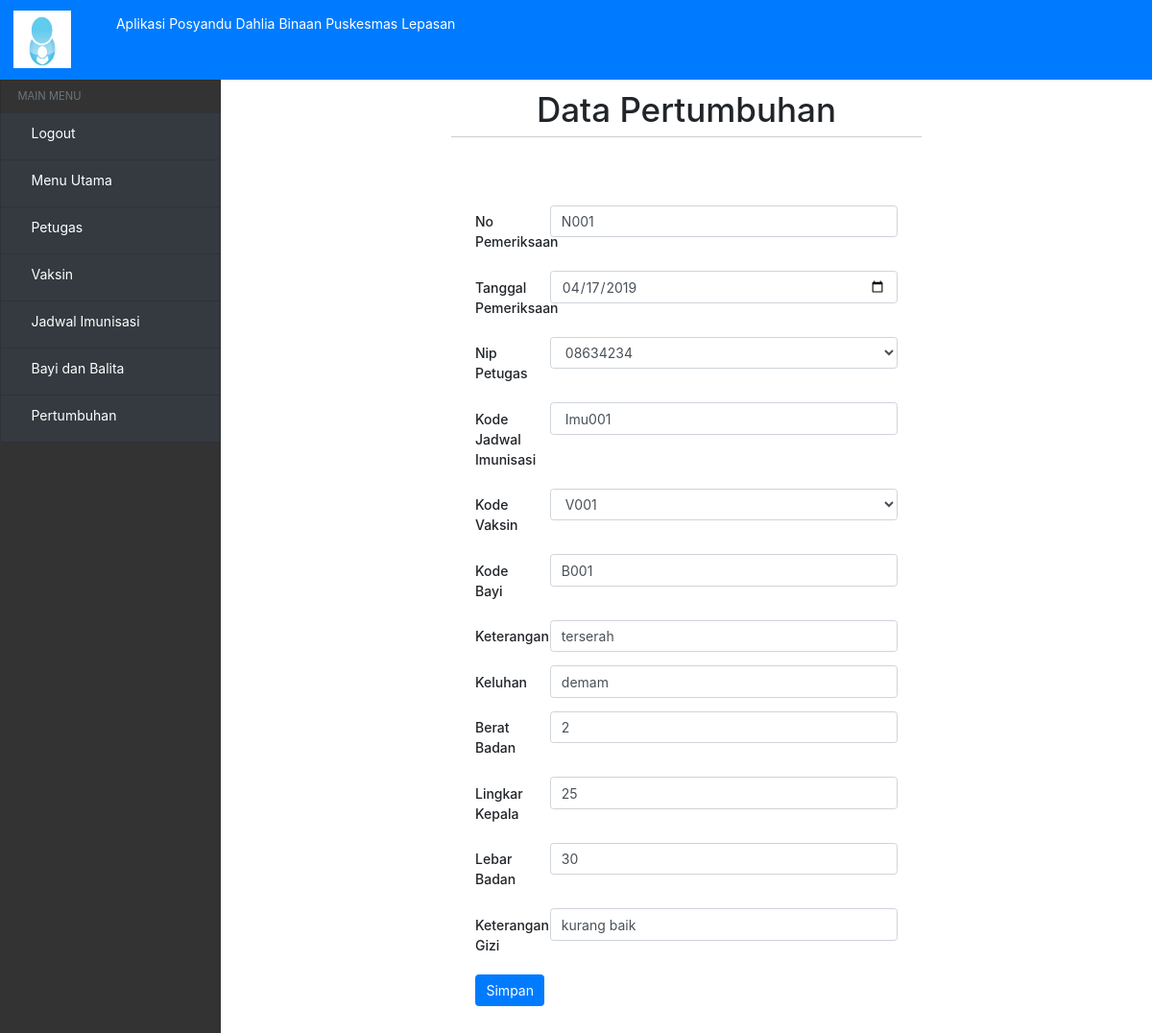
/?view=rubah-pertumbuhan&kode=N001 (signed in), run on an earlier commit of the app's database.
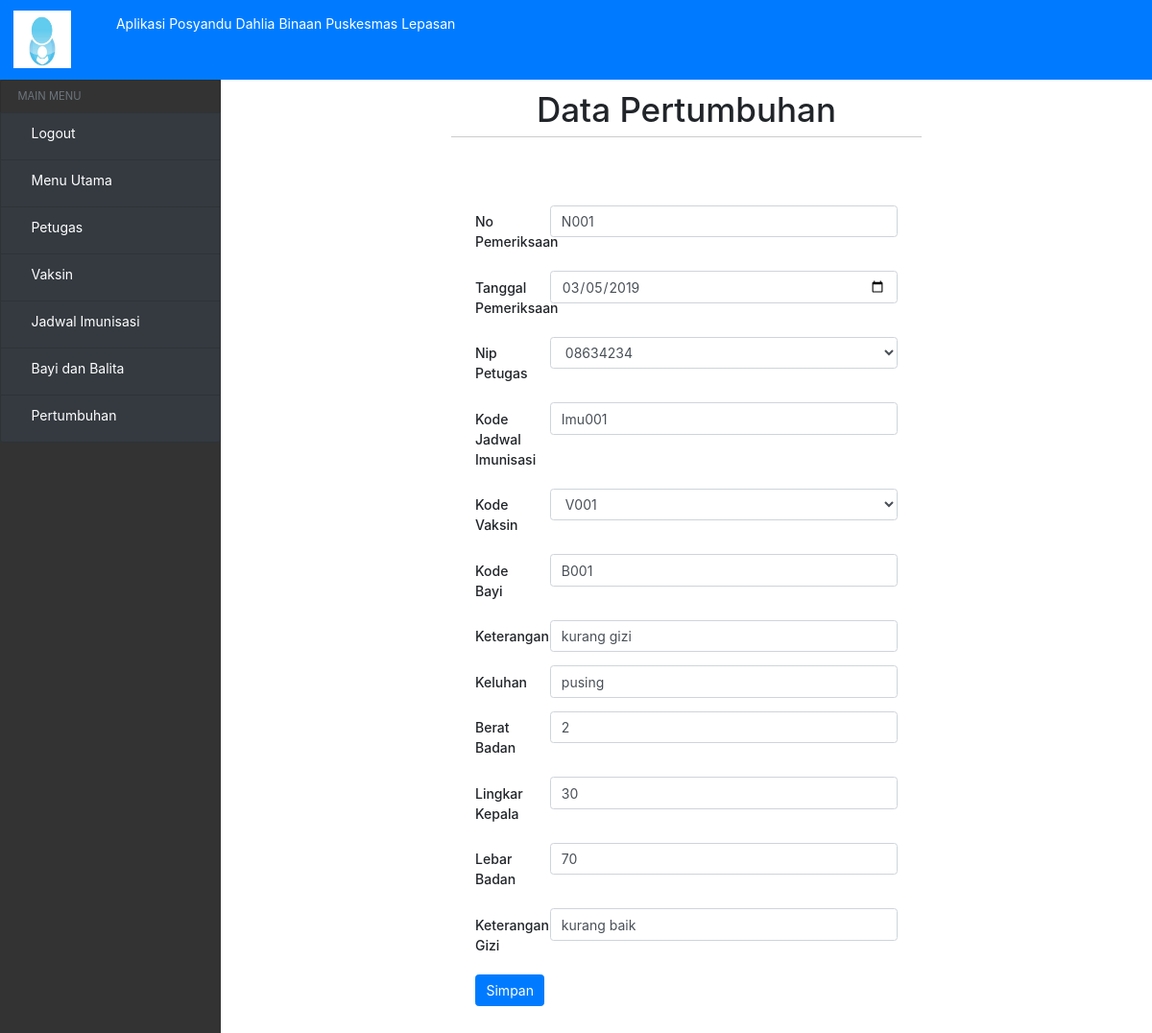
And on a later commit of the database.
### tables this page shows
CREATE TABLE `pertumbuhan_bayi` (
  `No_pemeriksaan` varchar(10) NOT NULL,
  `Tanggal` date NOT NULL,
  `Nip_petugas` varchar(15) NOT NULL,
  `Kode_jadwal` varchar(10) NOT NULL,
  `Kode_vaksin` varchar(10) NOT NULL,
  `Kode_bayi` varchar(10) NOT NULL,
  `umur_bayi` int(10) NOT NULL,
  `Keterangan` varchar(200) NOT NULL,
  `Keluhan` varchar(200) NOT NULL,
  `Berat_badan` int(10) NOT NULL,
  `Lingkar_kepala` int(20) NOT NULL,
  `Lebar_badan` int(20) NOT NULL,
  `Keterangan_gizi` varchar(50) NOT NULL
);

### config/config.php (called while the page is built, shortened)
<?php
function base_url($url = null ) {
	$base_url = "http://localhost/aplikasi_perpustakaan/";
	if ($url != null ) {
		return $base_url."/".$url;
	} else  {
			return $base_url;
	}
}

### models/admin.php (called while the page is built, shortened)
<?php
class Admin
{
  private $mysqli;
  function __construct($mysqli)
  {
    $this->mysqli = $mysqli;
  }
  public function showPetugas(){
    $db = $this->mysqli->conn;
    $sql = "SELECT * FROM petugas";
    $query = $db->query($sql);
    return $query;
  }
public function showVaksin(){
  $db = $this->mysqli->conn;
  $sql = "SELECT * FROM vaksin";
  $query = $db->query($sql);
  return $query;
}
public function rubahPertumbuhan($id)
 {
   $db = $this->mysqli->conn;
   $query = $db->query("SELECT * FROM pertumbuhan_bayi WHERE No_pemeriksaan = '$id' ") or die ($db->error);
   return $query;
 }
}
?>

### view/pertumbuhan-bayi/rubah-pertumbuhan.php (the view, shortened to what this page needs)
<?php if (@$_SESSION['user']) { ?>
<?php
$id = $_GET['kode'];
$data = $objAdmin->rubahPertumbuhan($id);
$a = $data->fetch_object();
 ?>
 <div class="header-hal">
   <h1>Data Pertumbuhan</h1>
     <hr>
 </div>
 <div class="form">
     <form method="post" action="">
       <div class="form-group row">
         <label for="staticEmail" class="col-sm-2 col-form-label" >No Pemeriksaan</label>
         <div class="col-sm-10">
             <input class="form-control" type="text" placeholder="No Pemeriksaan" name="no_pemeriksaan" value="<?= $a->No_pemeriksaan ?>">
         </div>
       </div>
       <div class="form-group row">
           <label for="staticEmail" class="col-sm-2 col-form-label" >Tanggal Pemeriksaan</label>
           <div class="col-sm-10">
               <input class="form-control" type="date" name="tgl_pemeriksaan" value="<?= $a->Tanggal ?>">
           </div>
       </div>
       <div class="form-group row">
           <label for="staticEmail" class="col-sm-2 col-form-label" >Nip Petugas</label>
           <div class="col-sm-10">
               <select class="form-control" id="exampleFormControlSelect1" name="nip_petugas" >
                 <?php
                $data = $objAdmin->showPetugas();
                while ($b = $data->fetch_object()) {
                    ?>
                <option value="<?= $a->Nip_petugas ?>"><?= $a->Nip_petugas ?></option>
                 <?php
                 }
                 ?>
               </select>
           </div>
       </div>
       <div class="form-group row">
           <label for="staticEmail" class="col-sm-2 col-form-label" >Kode Jadwal Imunisasi</label>
           <div class="col-sm-10">
               <input class="form-control" type="text" placeholder="Kode Jadwal Imunisasi" name="kode_jadwal" value="<?= $a->Kode_jadwal ?>">
           </div>
       </div>
       <div class="form-group row">
           <label for="staticEmail" class="col-sm-2 col-form-label" >Kode Vaksin</label>
           <div class="col-sm-10">
               <select class="form-control" id="exampleFormControlSelect1" name="kode_vaksin" >
                 <?php
                $data = $objAdmin->showVaksin();
                while ($b = $data->fetch_object()) {
                    ?>
                <option value="<?= $a->Kode_vaksin; ?>"><?= $a->Kode_vaksin; ?></option>
                 <?php
                 }
                 ?>
               </select>
           </div>
       </div>
       <div class="form-group row">
           <label for="staticEmail" class="col-sm-2 col-form-label" >Kode Bayi</label>
           <div class="col-sm-10">
               <input class="form-control" type="text" placeholder="Kode Bayi" name="kode_bayi" value="<?= $a->Kode_bayi; ?>">
           </div>
       </div>
       <div class="form-group row">
           <label for="staticEmail" class="col-sm-2 col-form-label" >Keterangan</label>
           <div class="col-sm-10">
               <input class="form-control" type="text" placeholder="Keterangan" name="keterangan" value="<?= $a->Keterangan; ?>">
           </div>
       </div>
       <div class="form-group row">
           <label for="staticEmail" class="col-sm-2 col-form-label" >Keluhan</label>
           <div class="col-sm-10">
               <input class="form-control" type="text" placeholder="Keluhan" name="keluhan" value="<?= $a->Keluhan; ?>">
           </div>
       </div>
       <div class="form-group row">
           <label for="staticEmail" class="col-sm-2 col-form-label" >Berat Badan</label>
           <div class="col-sm-10">
               <input class="form-control" type="text" placeholder="Berat Badan" name="berat_badan" value="<?= $a->Berat_badan; ?>">
           </div>
       </div>
       <div class="form-group row">
           <label for="staticEmail" class="col-sm-2 col-form-label" >Lingkar Kepala</label>
           <div class="col-sm-10">
               <input class="form-control" type="text" placeholder="Lingkar Kepala" name="lingkar_kepala" value="<?= $a->Lingkar_kepala; ?>">
           </div>
       </div>
       <div class="form-group row">
           <label for="staticEmail" class="col-sm-2 col-form-label" >Lebar Badan</label>
           <div class="col-sm-10">
               <input class="form-control" type="text" placeholder="Lebar Badan" name="lebar_badan" value="<?= $a->Lebar_badan; ?>" >
           </div>
       </div>
       <div class="form-group row">
           <label for="staticEmail" class="col-sm-2 col-form-label" >Keterangan Gizi</label>
           <div class="col-sm-10">
               <input class="form-control" type="text" placeholder="Keterangan Gizi" name="keterangan_gizi" value="<?= $a->Keterangan_gizi; ?>" >
           </div>
       </div>
       <button type="submit" class="btn btn-primary" name="rubahPertumbuhan">Simpan</button>
     </form>
 </div>
<?php } ?>

### index.php (shortened to what this page needs)
<?php
require_once 'config/config.php';
include('models/admin.php');
?>
<html lang="en" dir="ltr">
  <head>
    <link rel="stylesheet" href="<?=base_url();?>assets/css/bootstrap.min.css">
    <link rel="stylesheet" href="<?=base_url();?>assets/css/home.css">
    <link rel="stylesheet" type="text/css" href="<?php echo base_url(); ?>assets/DataTables/datatables.min.css"/>
  </head>
  <body>
    <nav class="navbar navbar-expand-md navbar-dark bg-primary">
      <a class="navbar-brand" href="#">
        <img src="assets/image/posyandu.jpg" width="60" height="60" class="d-inline-block align-top" alt="">
        <span class="menu-collapsed ml-5">Aplikasi Posyandu Dahlia Binaan Puskesmas Lepasan</span>
      </a>
    </nav>
    <div class="row" id="body-row">
        <div id="sidebar-container" class="sidebar-expanded d-none d-md-block">
            <ul class="list-group">
                <li class="list-group-item sidebar-separator-title text-muted d-flex align-items-center menu-collapsed">
                    <small>MAIN MENU</small>
                </li>
                  <?php if (@$_SESSION['user']) { ?>
                    <a href="?view=logout-admin" aria-expanded="false" class="bg-dark list-group-item list-group-item-action flex-column align-items-start">
                      <div class="d-flex w-100 justify-content-start align-items-center">
                        <span class="menu-collapsed">Logout</span>
                      </div>
                    </a>
                  <?php } ?>
                <a href="?view=home" aria-expanded="false" class="bg-dark list-group-item list-group-item-action flex-column align-items-start">
                    <div class="d-flex w-100 justify-content-start align-items-center">
                        <span class="menu-collapsed">Menu Utama</span>
                    </div>
                </a>
                <?php if (@$_SESSION['user']) { ?>
                <?php if (@$_SESSION['hak_akses'] == 0) { ?>
                <a href="?view=petugas"  aria-expanded="false" class="bg-dark list-group-item list-group-item-action flex-column align-items-start">
                    <div class="d-flex w-100 justify-content-start align-items-center">
                        <span class="menu-collapsed">Petugas</span>
                    </div>
                </a>
                <?php } ?>
                <a href="?view=vaksin"  aria-expanded="false" class="bg-dark list-group-item list-group-item-action flex-column align-items-start">
                    <div class="d-flex w-100 justify-content-start align-items-center">
                        <span class="menu-collapsed">Vaksin</span>
                    </div>
                </a>
                <a href="?view=jadwal-imunisasi"  aria-expanded="false" class="bg-dark list-group-item list-group-item-action flex-column align-items-start">
                    <div class="d-flex w-100 justify-content-start align-items-center">
                        <span class="menu-collapsed">Jadwal Imunisasi</span>
                    </div>
                </a>
                <a href="?view=bayi" aria-expanded="false" class="bg-dark list-group-item list-group-item-action flex-column align-items-start">
                    <div class="d-flex w-100 justify-content-start align-items-center">
                        <span class="menu-collapsed">Bayi dan Balita</span>
                    </div>
                </a>
                <a href="?view=pertumbuhan" aria-expanded="false" class="bg-dark list-group-item list-group-item-action flex-column align-items-start">
                    <div class="d-flex w-100 justify-content-start align-items-center">
                        <span class="menu-collapsed">Pertumbuhan</span>
                    </div>
                </a>
              <?php } ?>
            </ul>
        </div>
        <div class="col">
            <h1>
                <?php include('page/page.php'); ?>
            </h1>
        </div>
    </div>
</body>
</html>

### page/page.php (shortened to what this page needs)
<?php
if (@$_GET['view'] == '' || @$_GET['view'] == 'home')
{
    include 'view/home.php';
}
elseif (@$_GET['view'] == 'petugas')
{
    include 'view/petugas/petugas.php';
}
elseif (@$_GET['view'] == 'tambah-petugas')
{
    include 'view/petugas/tambah-petugas.php';
}
elseif (@$_GET['view'] == 'rubah-petugas')
{
    include 'view/petugas/rubah-petugas.php';
}
elseif (@$_GET['view'] == 'vaksin')
{
    include 'view/vaksin/vaksin.php';
}
elseif (@$_GET['view'] == 'tambah-vaksin')
{
    include 'view/vaksin/tambah-vaksin.php';
}
elseif (@$_GET['view'] == 'rubah-vaksin')
{
    include 'view/vaksin/rubah-vaksin.php';
}
elseif (@$_GET['view'] == 'jadwal-imunisasi')
{
    include 'view/jadwal-imunisasi/jadwal-imunisasi.php';
}
elseif (@$_GET['view'] == 'tambah-imunisasi')
{
    include 'view/jadwal-imunisasi/tambah-imunisasi.php';
}
elseif (@$_GET['view'] == 'rubah-imunisasi')
{
    include 'view/jadwal-imunisasi/rubah-imunisasi.php';
}
elseif (@$_GET['view'] == 'bayi')
{
    include 'view/bayi-belita/bayi.php';
}
elseif (@$_GET['view'] == 'tambah-bayi')
{
    include 'view/bayi-belita/tambah-bayi.php';
}
elseif (@$_GET['view'] == 'rubah-bayi')
{
    include 'view/bayi-belita/rubah-bayi.php';
}
elseif (@$_GET['view'] == 'pertumbuhan')
{
    include 'view/pertumbuhan-bayi/pertumbuhan.php';
}
elseif (@$_GET['view'] == 'tambah-pertumbuhan')
{
    include 'view/pertumbuhan-bayi/tambah-pertumbuhan.php';
}
elseif (@$_GET['view'] == 'rubah-pertumbuhan')
{
    include 'view/pertumbuhan-bayi/rubah-pertumbuhan.php';
}
elseif (@$_GET['view'] == 'login-admin')
{
    include 'view/login.php';
}
elseif (@$_GET['view'] == 'register-admin')
{
    include 'view/register.php';
}
elseif (@$_GET['view'] == 'logout-admin')
{
    $objAdmin->logout();
    echo '<script>
    window.location="?view=login-admin";
     </script>';
}
elseif (@$_GET['view'] == 'login-pengguna')
{
    include 'view/login-pengguna.php';
}
elseif (@$_GET['view'] == 'register-pengguna')
{
    include 'view/register-pengguna.php';
}
elseif (@$_GET['view'] == 'logout-pengguna')
{
    $objAdmin->logout();
    echo '<script>
    window.location="?view=login-pengguna";
     </script>';
}
elseif (@$_GET['view'] == 'grafik')
{
    include 'view/pertumbuhan-bayi/grafik.php';
}
else
{
  include 'view/404.php';
}

### assets/css/home.css (style rules this page uses)
.form { padding: 50px 250px; }
.header-hal { width: 100%; text-align: center; margin-top: 10px; }
hr { height: 1px; border-top: 1px solid #ccc; margin: auto; width: 50%; padding: 10px; }

### index.php (style rules this page uses)
* { font-size: 14px; }
#body-row { margin-left:0; margin-right:0; }
#sidebar-container { min-height: 100vh; background-color: #333; padding: 0; }
.sidebar-expanded { width: 230px; }
#sidebar-container .list-group a { height: 50px; color: white; }
.sidebar-separator-title { background-color: #333; height: 35px; }

What changed in the data, as far as the page shows it:
changed pertumbuhan_bayi "Imu001": tgl_pemeriksaan "04/17/2019" → "03/05/2019"; keterangan "terserah" → "kurang gizi"; keluhan "demam" → "pusing"; lingkar_kepala "25" → "30"; lebar_badan "30" → "70"
